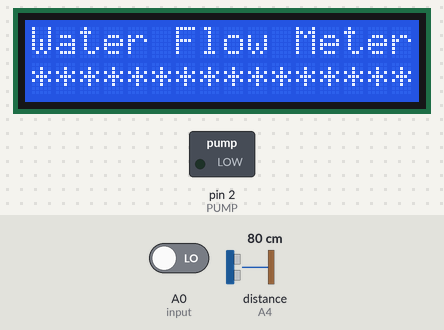
The sketch below on a simulated Arduino Uno, built with avr-gcc and run on an emulated ATmega328P. On the bench: 16×2 character LCD, switched loads named in the sketch (green lamp = pin HIGH). The inputs (shaded band) are chosen by the test bench; at power-on: distance to the obstacle (sensor on A4) 80 cm, A0 (input) LOW. The echo pulse lasts 58.3 µs per cm; what the sketch prints to the serial monitor is not drawn.

Above: at 2.1 s.
At 4.6 s:
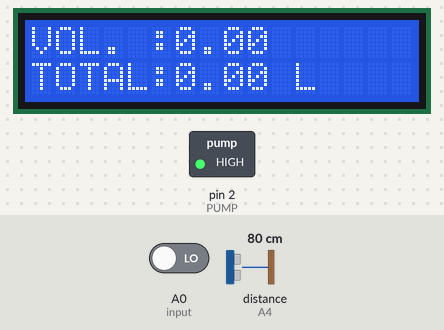
4.7 s: distance to the obstacle (sensor on A4) set to 15 cm
8.2 s: distance to the obstacle (sensor on A4) set to 12 cm
At 11.2 s:
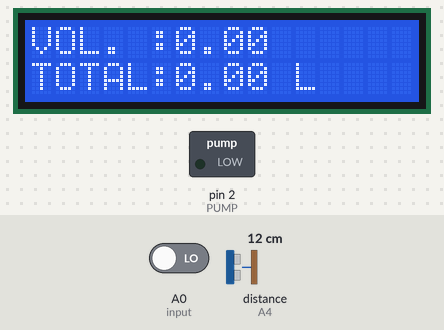
11.5 s: distance to the obstacle (sensor on A4) set to 16 cm
14.3 s: distance to the obstacle (sensor on A4) set to 19 cm
At 16.4 s:
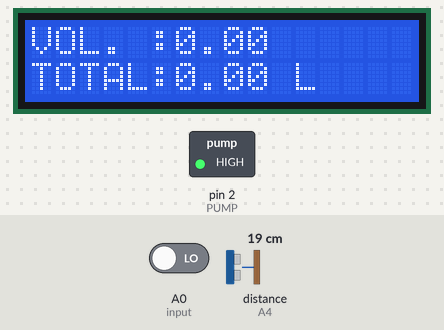
17.6 s: distance to the obstacle (sensor on A4) set to 2 cm
At 20.2 s:
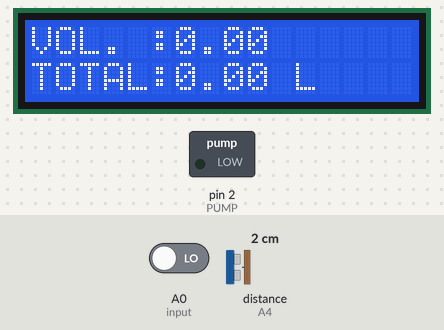
Timing chart, 0 to 21.6 s (numbered marks = the images above; inputs shaded):
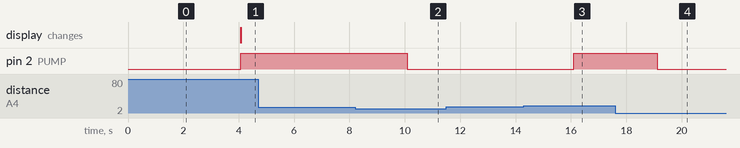

The sketch:

flow_meter_2023.ino
```cpp
#include <LiquidCrystal.h>
#include "NewPing.h"
LiquidCrystal lcd(8, 9, 10, 11, 12, 13);
// Maximum distance we want to ping for (in centimeters).
#define MAX_DISTANCE 100
int X;
int Y;
float TIME = 0;
float FREQUENCY = 0;
float WATER = 0;
float TOTAL = 0;
float LS = 0;
const int input = A0;
const int PUMP = 2;

const int Echo_Pin = A4;
const int Trig_Pin = A3;

// NewPing setup of pins and maximum distance.
NewPing sonar(Trig_Pin, Echo_Pin, MAX_DISTANCE);

long unsigned int Level = 0;


void setup()
{
Serial.begin(9600);
lcd.begin(16, 2);
  pinMode(Echo_Pin, INPUT);
  pinMode(Trig_Pin, OUTPUT);
lcd.clear();
lcd.setCursor(0,0);
lcd.print("Water Flow Meter");
lcd.setCursor(0,1);
lcd.print("****************");
delay(2000);
pinMode(input,INPUT);
pinMode(PUMP,OUTPUT);


}
void loop()
{


X = pulseIn(input, HIGH);
Y = pulseIn(input, LOW);
TIME = X + Y;
FREQUENCY = 1000000/TIME;
WATER = FREQUENCY/7.5;
LS = WATER/60;
Level = sonar.ping_cm();
//digitalWrite(PUMP,HIGH);

if(Level<=13.0){
    digitalWrite(PUMP,LOW);
}

if(Level>=18.0){

    digitalWrite(PUMP,HIGH);
}

if(FREQUENCY >= 0)
{
if(isinf(FREQUENCY))
{
lcd.clear();
lcd.setCursor(0,0);
lcd.print("VOL. :0.00");
lcd.setCursor(0,1);
lcd.print("TOTAL:");
lcd.print(TOTAL);
lcd.print(" L");
Serial.println(String(0, 6) + "|" + String(Level,6));
//Serial.println(Level);
}
else
{
TOTAL = TOTAL + LS;
lcd.clear();
lcd.setCursor(0,0);
lcd.print("VOL.: ");
lcd.print(WATER);
lcd.print("L/M");
lcd.setCursor(0,1);
lcd.print("TOTAL:");
lcd.print(TOTAL);
lcd.print(" L");
Serial.println(String(WATER, 6) + "|" + String(Level,6));
//Serial.println(Level);
}
}
delay(1000);
}
```

Measured:
- the behaviour switches between 14 and 13 cm on distance to the obstacle (sensor on A4) (found by bisection; images 1 and 2)
- the behaviour switches between 17 and 18 cm on distance to the obstacle (sensor on A4) (found by bisection; images 2 and 3)
- after the input at 4.7 s, every drawn part: stays the same
- after the input at 8.2 s, pin 2 (PUMP): HIGH → LOW after 1.9 s
- after the input at 11.5 s, every drawn part: stays the same
- after the input at 14.3 s, pin 2 (PUMP): LOW → HIGH after 1.8 s
- after the input at 17.6 s, pin 2 (PUMP): HIGH → LOW after 1.5 s
